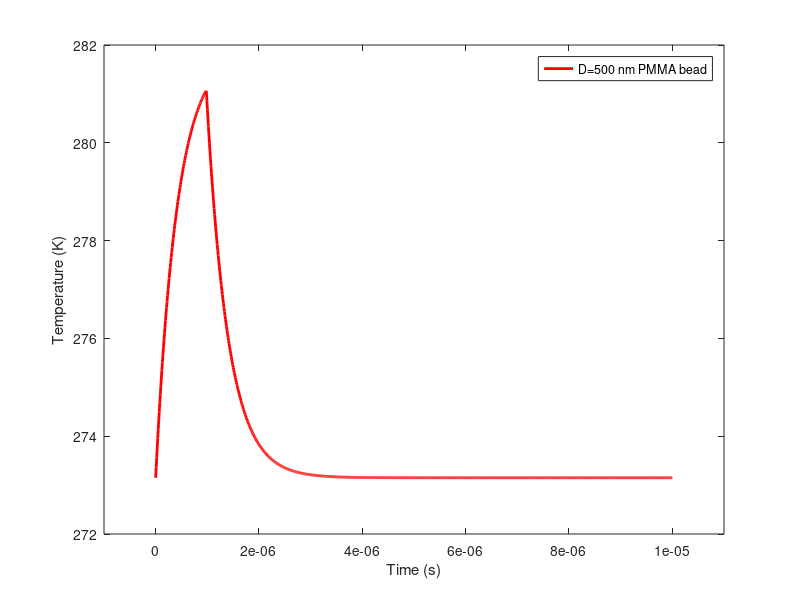

MATLAB code to generate this figure:
% Matlab source code for thrmodynamic simulation
% The resulting simulation reproduces the thermodynamic results of D=500 nm PMMA beads on silicon in air
%% Parameters input:
% Properties of PMMA used as example
pi = 3.14;          %
Cs = 1387;          % Particle specific heat capacity [J/(kg*k)]
rho = 1190;         % Particle density [kg/m³] 
D = 500e-9;         % Particle diameter [m]
V = 4/3*pi*(D/2)^3; % Particle volume [m³]
m = V*rho;          % Particle mass [kg]
C = m*Cs;           % Particle heat capacity [J/K]

hS = 2.6e-7;        % Particle-enviroment heat transfer parameter [W/K]

sigma_abs = 4.2041e-14; % Particle absoprtion cross section [m²]

tau_ir = 980e-9;    % IR laser pulse duration [s]
f_ir = 150e+3;      % IR laser repetition frequency [Hz]
p_ir = 10e-3;       % IR laser average power [W]
s_ir = 1.2566e-9;   % Estimated IR focal spot area [m²]
I_ir = (p_ir/tau_ir/f_ir)/s_ir; % Calculated IR intensity [W/m²]
%I_ir = 5.4134e+7; % IR intensity [W/m²]

Q_in = I_ir*sigma_abs; % Particle heat source [W]

T0 = 273.15;        % Ambient temperature
%% Construct temperature modulation fucntion 
% t <= tau_ir, Heating process
decay_constant = C/hS;
Tt_heating = @(t) (Q_in/hS)*(1-(exp(-(1/decay_constant)*t)))+T0;
T_max = Tt_heating(tau_ir);
delta_T_max = T_max - T0;

% t > tau_ir, Decay process
Tt_decay = @(t) (T_max-T0) *exp(-(1/decay_constant)*t)+T0;

%% Plot temperature modulation of 500 nm PMMA under single IR pulse 
t_test = linspace(0,10e-6, 1000);
Tt = @(t) Tt_heating(t).*(t<= tau_ir) + Tt_decay(t-tau_ir).*(t> tau_ir);

figure;
plot(t_test, Tt(t_test),'r','LineWidth',2)
xlim([-1e-6 11e-6])
xlabel('Time (s)')
ylabel('Temperature (K)')
legend('D=500 nm PMMA bead')